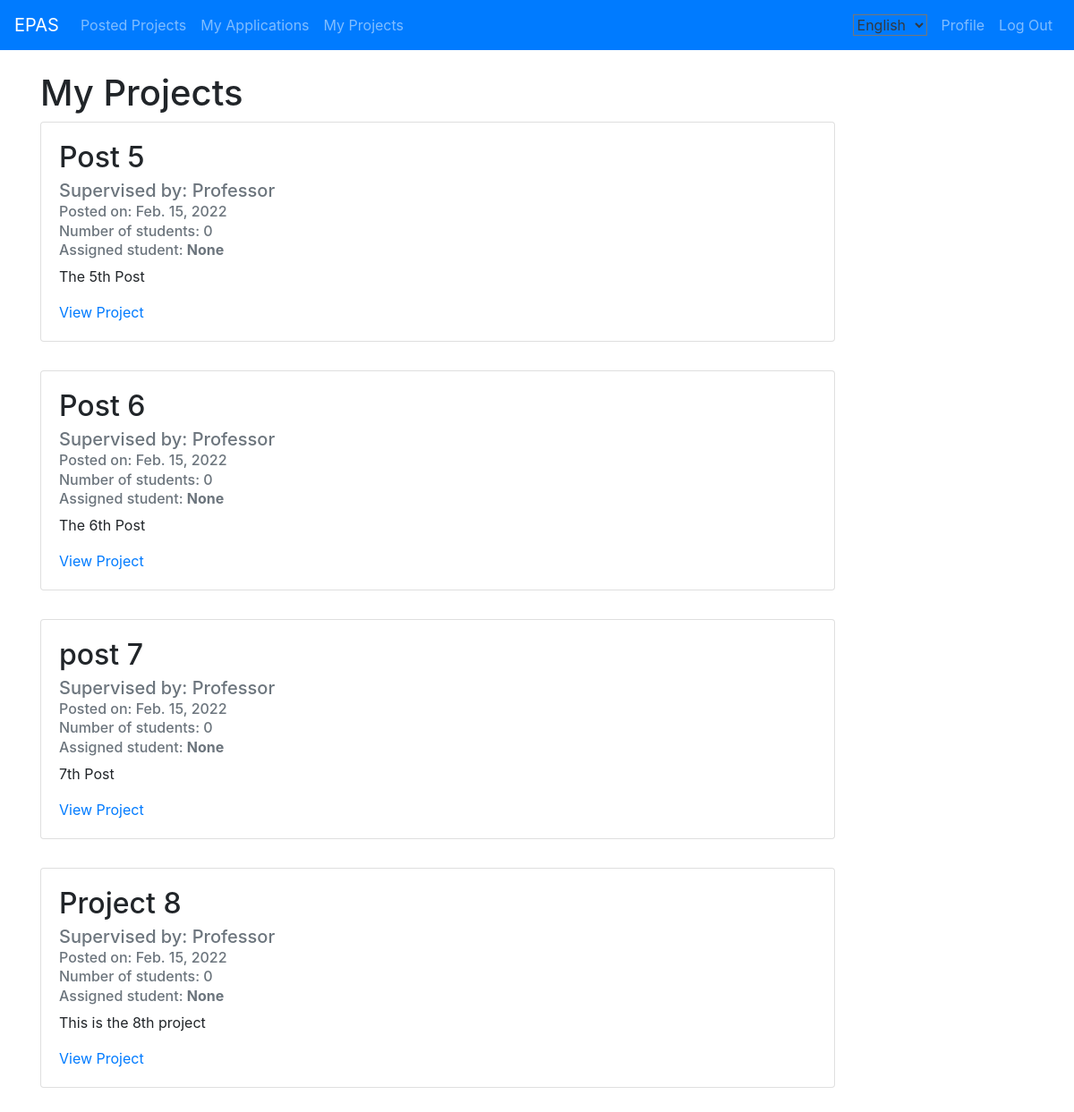
Page /profactiveprojects/ (signed in) on the committed database.
### projectListing/models.py (models this page shows, shortened)
class Post(models.Model):
    courses = (
    ('CSI4900', 'CSI4900'),
    )
    title = models.CharField(max_length=100, verbose_name='Project name:')
    description = models.TextField(verbose_name='Project description:')
    date_posted = models.DateField(default=timezone.now)
    professor = models.ForeignKey(User, on_delete=models.CASCADE)
    student = models.ForeignKey(User, null=True, on_delete=models.CASCADE, related_name='student')
    desiredNumStudents = models.IntegerField(verbose_name='Ideal number of students')
    maxNumStudents = models.IntegerField(verbose_name='Max number of students:')
    minTermLength = models.IntegerField(verbose_name='Min number of months:')
    maxTermLength = models.IntegerField(verbose_name='Max number of months:')
    relatedProgram = models.CharField(max_length=100, blank=True, default="null", verbose_name='Program:')
    course = models.CharField(
                max_length=100,
                choices=courses,
                blank=True,
                default="null",
                verbose_name='Course:')
    active = models.BooleanField(default=True, verbose_name='Active')
    isApproved = models.BooleanField(default=False, verbose_name='Approve?')
    completed = models.BooleanField(default=False, verbose_name='Mark as complete?')

### projectListing/views.py (the view)
# urls.py: path('profactiveprojects/', views.profmyactiveprojects, name='projectListing-prof_myactiveprojects'),
def profmyactiveprojects(request):
    projects = Post.objects.filter(professor=request.user, completed=False)
    context = {
        'postedProject': projects
    }
    return render(request, 'projectListing/prof_myactiveprojects.html', context)

### projectListing/templates/projectListing/prof_myactiveprojects.html (shortened to what this page needs)
{% extends "projectListing/base.html" %}
{% load i18n %}
{% block content %}
<br>
<h1>{% trans "My Projects" %}</h1>
    {% for post in postedProject %}
        {% if not post.completed%}
        <div class="card" style="min-width: 80%; max-width: 80%; margin-bottom: 2rem;">
            <div class="card-body">
                <h2 class="card-title">{{ post.title }}</h2>
                <h5 class="card-subtitle mb-2 text-muted">{% trans "Supervised by: Professor" %} {{ post.professor.last_name }}</h3>
                <h6 class="card-subtitle mb-2 text-muted">{% trans "Posted on:" %} {{ post.date_posted }}</h3>
                <h6 class="card-subtitle mb-2 text-muted">{% trans "Number of students:" %} {{ post.desiredNumStudents}}</h3>
                {% if post.student == None %}
                <h6 class="card-subtitle mb-2 text-muted">{% trans "Assigned student:" %} <strong>{% trans "None" %}</strong></h3>
                {% else %}
                <h6 class="card-subtitle mb-2 text-muted">{% trans "Assigned Student:" %} {{ post.student.first_name}} {{ post.student.last_name}}</h3>
                {% endif %}
                <p class="card-text">{{ post.description }}</p>
                {% if post.student == None %}
                <a href="{% url 'post-detail' post.id %}" class="card-link">{% trans "View Project" %}</a>
                {% else %}
                <a href="{% url 'post-detail' post.id %}" class="card-link">{% trans "Mark Project as Complete" %}</a>
                {% endif %}
            </div>
        </div>
        {% endif %}
    {% endfor %}
{% endblock content %}

### rows in the picture
Post: title "Post 5", date_posted "Feb. 15, 2022", desiredNumStudents "0", description "The 5th Post"
Post: title "Post 6", date_posted "Feb. 15, 2022", desiredNumStudents "0", description "The 6th Post"
Post: title "post 7", date_posted "Feb. 15, 2022", desiredNumStudents "0", description "7th Post"
Post: title "Project 8", date_posted "Feb. 15, 2022", desiredNumStudents "0", description "This is the 8th project"

### other values in the picture
form field language "English"
